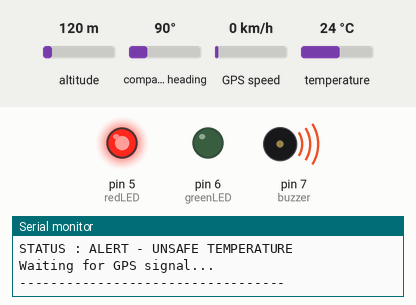
A sketch run on a simulated Arduino Uno, built with avr-gcc and run on an emulated ATmega328P. Shown: output pins drawn as LEDs (lit = HIGH), buzzer (waves = sounding, pin HIGH), the last lines printed to the serial monitor. The inputs (shaded band) are chosen by the test bench; at power-on: temperature 24 °C, altitude 120 m, compass heading 90°, GPS speed 0 km/h. The GPS gets a fix after 3 s at 37.7749, -122.4194 with 8 satellites.

Above: at 1.2 s.
1.3 s: temperature set to 8.6 °C
5.2 s: temperature set to 7.4 °C
At 6.8 s:
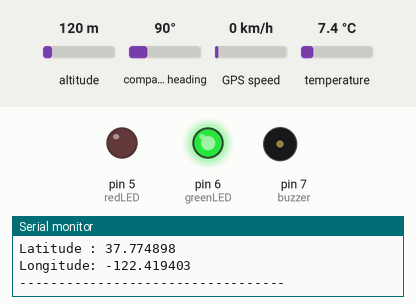
9.0 s: temperature set to 12 °C
At 9.7 s:
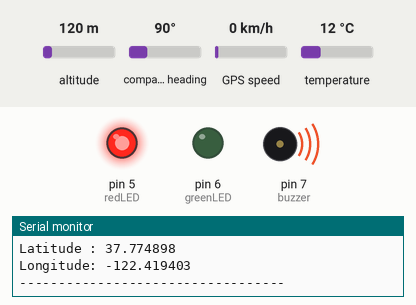
12.8 s: temperature set to 7 °C
At 15.9 s:
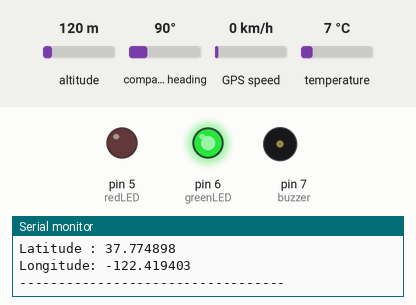
Timing chart, 0 to 17.4 s (numbered marks = the images above; inputs shaded):
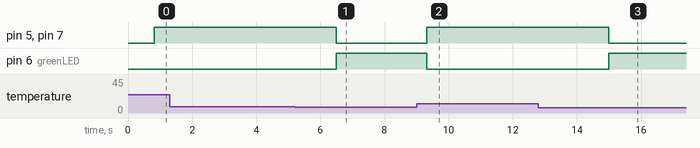

Measured:
- the behaviour switches between 8.1 and 8 °C on temperature (found by bisection; images 0 and 1)
- after the input at 5.2 s, pin 5 (redLED), pin 7 (buzzer): HIGH → LOW after 1.3 s; pin 6 (greenLED): LOW → HIGH after 1.3 s
- after the input at 9.0 s, pin 5 (redLED), pin 7 (buzzer): LOW → HIGH after 0.31 s; pin 6 (greenLED): HIGH → LOW after 0.31 s
- after the input at 12.8 s, pin 5 (redLED), pin 7 (buzzer): HIGH → LOW after 2.2 s; pin 6 (greenLED): LOW → HIGH after 2.2 s

The sketch:

Automated_vaccine_delivery-system.ino
```cpp
#include <OneWire.h>
#include <DallasTemperature.h>
#include <SoftwareSerial.h>
#include <TinyGPS++.h>

// ---------------- TEMPERATURE SENSOR ----------------
#define ONE_WIRE_BUS 2

OneWire oneWire(ONE_WIRE_BUS);
DallasTemperature sensors(&oneWire);

// ---------------- GPS ----------------
TinyGPSPlus gps;
SoftwareSerial gpsSerial(10, 9);   // GPS TX -> D10, GPS RX -> D9

// ---------------- OUTPUT PINS ----------------
const int greenLED = 6;
const int redLED = 5;
const int buzzer = 7;

void setup()
{
  Serial.begin(9600);
  gpsSerial.begin(9600);

  sensors.begin();

  pinMode(greenLED, OUTPUT);
  pinMode(redLED, OUTPUT);
  pinMode(buzzer, OUTPUT);

  Serial.println("==================================");
  Serial.println(" AUTOMATED VACCINE DELIVERY SYSTEM");
  Serial.println("==================================");
}

void loop()
{
  // Read Temperature
  sensors.requestTemperatures();
  float temp = sensors.getTempCByIndex(0);

  Serial.print("Temperature: ");
  Serial.print(temp);
  Serial.println(" C");

  // Vaccine Safe Range
  if (temp >= 2 && temp <= 8)
  {
    digitalWrite(greenLED, HIGH);
    digitalWrite(redLED, LOW);
    digitalWrite(buzzer, LOW);

    Serial.println("STATUS : SAFE");
  }
  else
  {
    digitalWrite(greenLED, LOW);
    digitalWrite(redLED, HIGH);
    digitalWrite(buzzer, HIGH);

    Serial.println("STATUS : ALERT - UNSAFE TEMPERATURE");
  }

  // Read GPS
  while (gpsSerial.available())
  {
    gps.encode(gpsSerial.read());
  }

  if (gps.location.isValid())
  {
    Serial.print("Latitude : ");
    Serial.println(gps.location.lat(), 6);

    Serial.print("Longitude: ");
    Serial.println(gps.location.lng(), 6);
  }
  else
  {
    Serial.println("Waiting for GPS signal...");
  }

  Serial.println("----------------------------------");

  delay(2000);
}
```
